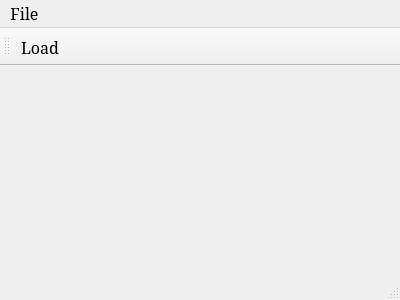
<?xml version="1.0" encoding="UTF-8"?>
<ui version="4.0">
 <class>MainWindow</class>
 <widget class="QMainWindow" name="MainWindow">
  <property name="geometry">
   <rect>
    <x>0</x>
    <y>0</y>
    <width>400</width>
    <height>300</height>
   </rect>
  </property>
  <property name="font">
   <font>
    <family>Garamond</family>
    <pointsize>12</pointsize>
   </font>
  </property>
  <property name="windowTitle">
   <string>MainWindow</string>
  </property>
  <widget class="QWidget" name="centralWidget">
   <layout class="QVBoxLayout" name="verticalLayout">
    <item>
     <widget class="Scene" name="widget" native="true"/>
    </item>
   </layout>
  </widget>
  <widget class="QMenuBar" name="menuBar">
   <property name="geometry">
    <rect>
     <x>0</x>
     <y>0</y>
     <width>400</width>
     <height>21</height>
    </rect>
   </property>
   <widget class="QMenu" name="menuFile">
    <property name="title">
     <string>File</string>
    </property>
    <addaction name="actionLoad"/>
    <addaction name="separator"/>
    <addaction name="actionExit"/>
   </widget>
   <addaction name="menuFile"/>
  </widget>
  <widget class="QToolBar" name="mainToolBar">
   <attribute name="toolBarArea">
    <enum>TopToolBarArea</enum>
   </attribute>
   <attribute name="toolBarBreak">
    <bool>false</bool>
   </attribute>
   <addaction name="actionLoad"/>
  </widget>
  <widget class="QStatusBar" name="statusBar"/>
  <action name="actionLoad">
   <property name="text">
    <string>Load</string>
   </property>
  </action>
  <action name="actionExit">
   <property name="text">
    <string>Exit</string>
   </property>
  </action>
 </widget>
 <layoutdefault spacing="6" margin="11"/>
 <customwidgets>
  <customwidget>
   <class>Scene</class>
   <extends>QWidget</extends>
   <header>Scene.h</header>
   <container>1</container>
  </customwidget>
 </customwidgets>
 <resources/>
 <connections/>
</ui>
